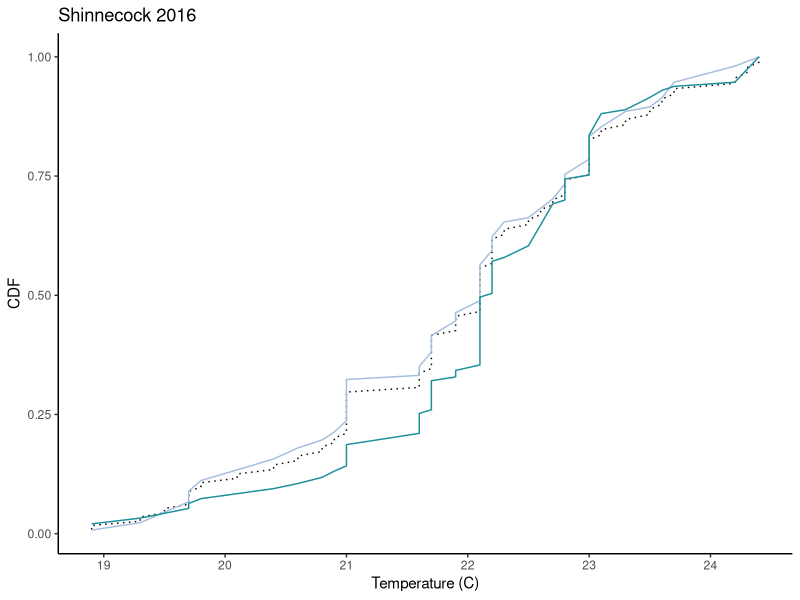
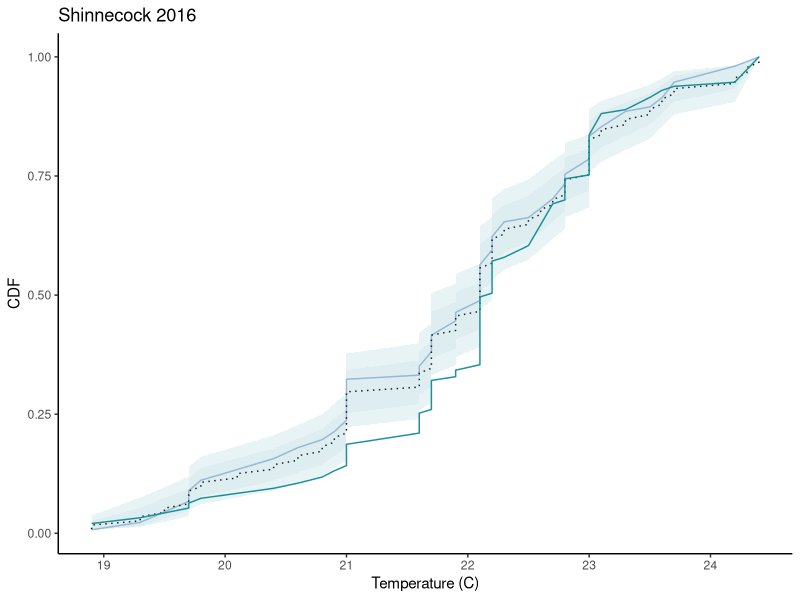
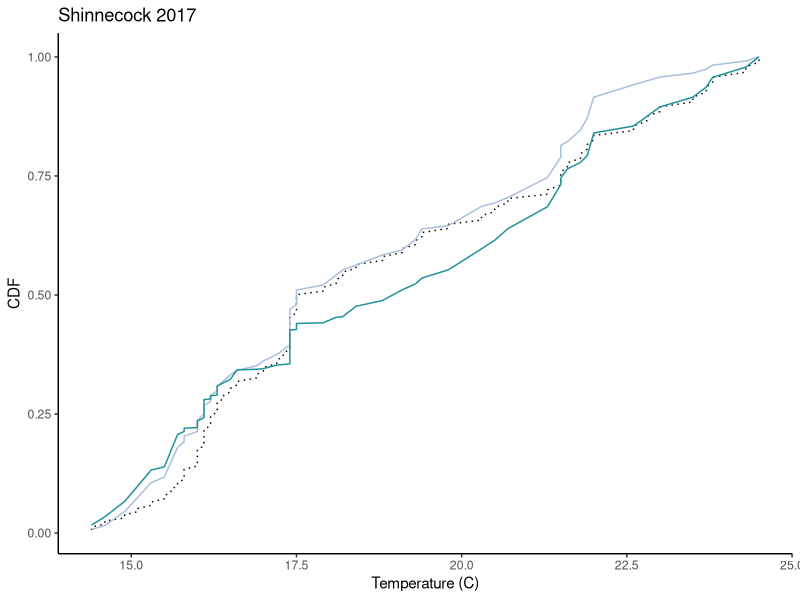
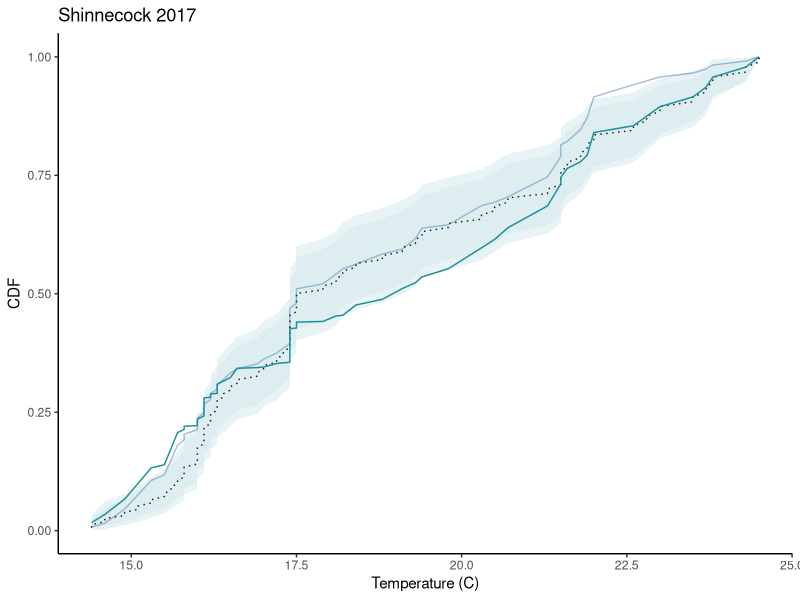
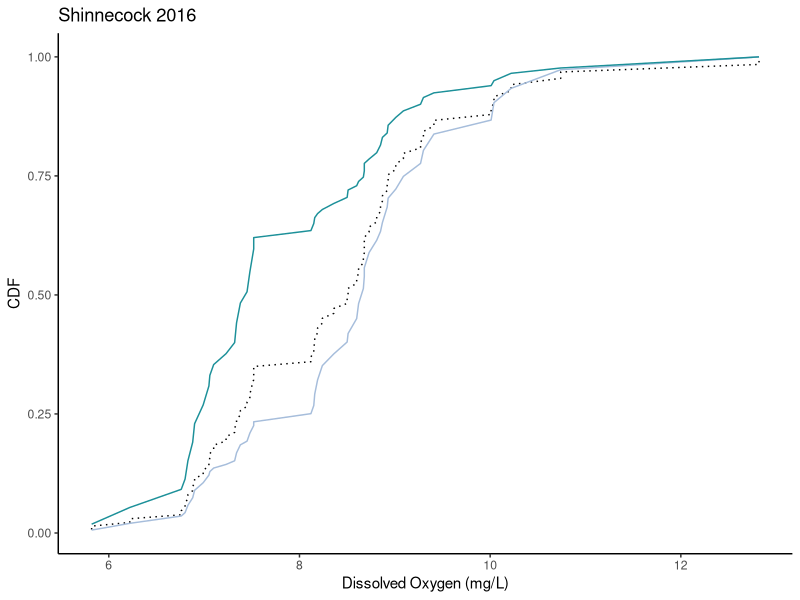
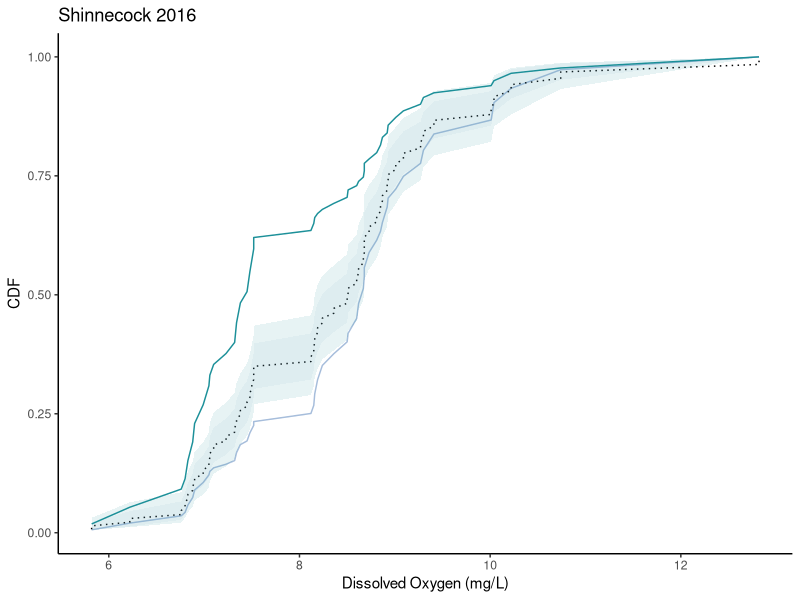
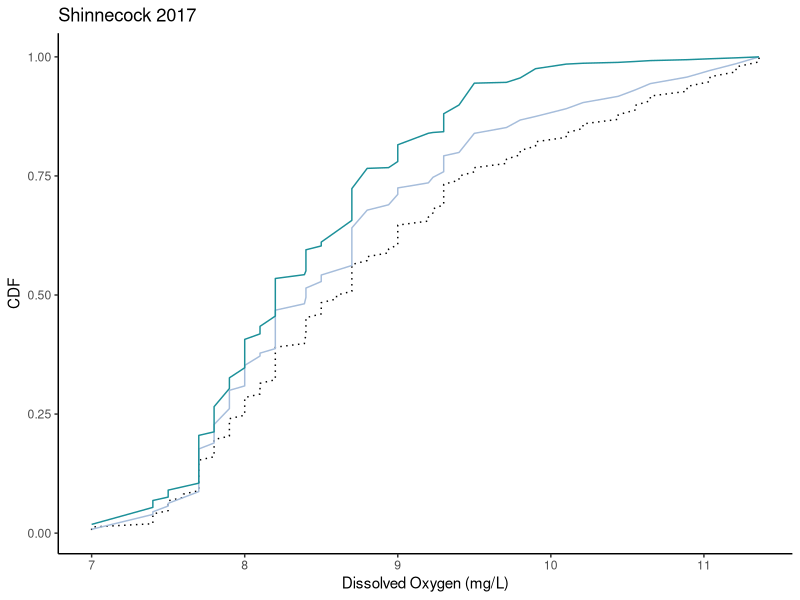
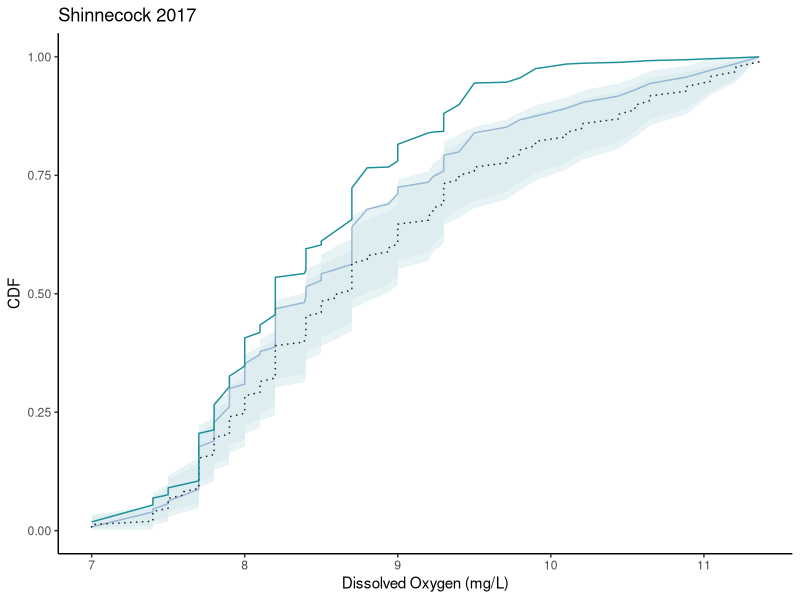

Source code (R) for these figures, in order:
## ---- chunk 1
knitr::opts_chunk$set(echo = FALSE, warning=FALSE, cache=TRUE)
## ---- chunk 2
setwd("/Users//tdolan/Documents//R-Github//WFFieldSurveyPaper")

library("tidyr")
library("ggplot2")
library("plyr")
library("purrr")
library("dplyr")
## ---- chunk 3
#somedata3<-read.csv("somedata3_Mar-4-2020.csv", na.strings="", header=TRUE) %>% filter(!is.na(Temp))
somedata3 <-read.csv("skcompiled4gams2.csv", na.strings="", header=TRUE) 
## ---- chunk 4
SomeData <-somedata3 %>% dplyr::select(-minl, -maxl, -sdl, -distswept, -Tow, -Towindex) %>% mutate(Pres =ifelse(cpT > 0,1,0))%>%
  unite(BayYear,Bay,Year, remove=FALSE)%>% base::split(.$Bay)
Bay <-SomeData$`Shinnecock` # Just change out the bay you are looking at. 

total.area <- 1.61*1000 #for Shinnecock
       #   <- 1.49*1000 #for Moriches
       #   <- 2.24*1000 #for Jamaica
       #   <- 1.98*1000 #for Napeague
       #   <- 0.52*1000 #for Cold Spring Pond
## ---- chunk 5
SomeData1617 <-somedata3 %>% dplyr::select(-minl, -maxl, -sdl, -distswept, -Towindex, -cpue, -efoff, -Bottom.type, -NumKept) %>% mutate(Pres =ifelse(cpT > 0,1,0))%>%
  unite(BayYear,Bay,Year, remove=FALSE) %>% filter(Bay =="Shinnecock")%>% filter(Year %in% c("2016","2017"))

allsco <-read.csv("allscoJune30.csv", na.strings="", header=TRUE) 

allsco <-left_join(allsco, SomeData1617, by=c("Bay","Date","Year")) %>% dplyr::select(-X.y, -NumCaught, -rcpT, -X.x, -X.1, -avl)

splitco <-allsco%>%
  split(list(.$Year,.$co)) 

shi16_e <-plyr::ddply(splitco$`2016.1`, Week~Date~Station, summarize, coCatch =sum(value),Date=max(Date), Temp=max(Temp), SAL=max(SAL), DO=max(DO.mg.L), Depth=max(AvDepth)) %>%mutate(Week=as.numeric(as.character(Week)), co="1") %>% 
  mutate(starred=ifelse(Week %in% c(5,6,7,8,9),"star","nostar"),Date=as.Date(Date)) 

shi16_l <-plyr::ddply(splitco$`2016.2`, Week~Date~Station, summarize, coCatch =sum(value),Date=max(Date),Temp=max(Temp), SAL=max(SAL), DO=max(DO.mg.L), Depth=max(AvDepth)) %>%mutate(Week=as.numeric(as.character(Week)), co="2")%>% 
mutate(starred=ifelse(Week %in% c(5,6,7,8,9),"star","nostar"),Date=as.Date(Date))

shi17_e <-plyr::ddply(splitco$`2017.1`,  Week~Date~Station, summarize, coCatch =sum(value),Date=max(Date),Temp=max(Temp), SAL=max(SAL), DO=max(DO.mg.L), Depth=max(AvDepth)) %>%mutate(Week=as.numeric(as.character(Week)), co="1")%>% 
mutate(starred=ifelse(Week %in% c(1,2,3,4,5,6),"star","nostar"),Date=as.Date(Date))

shi17_l <-plyr::ddply(splitco$`2017.2`,Week~Date~Station, summarize, coCatch =sum(value),Date=max(Date),Temp=max(Temp), SAL=max(SAL), DO=max(DO.mg.L), Depth=max(AvDepth)) %>%mutate(Week=as.numeric(as.character(Week)), co="2")%>%
  mutate(starred=ifelse(Week %in% c(1,2,3,4,5,6),"star","nostar"),Date=as.Date(Date))

shin16co <-bind_rows(shi16_e, shi16_l) %>%filter(starred=="star") %>% mutate(Pres=ifelse(coCatch > 0,1,0))
shin17co <-bind_rows(shi17_e, shi17_l) %>%filter(starred=="star")%>% mutate(Pres=ifelse(coCatch >0,1,0))

## ---- chunk 6
co16_1Temp <- filter(shi16_e, !is.na(Temp) & starred=="star") %>% arrange(Temp)%>% mutate(Pres=ifelse(coCatch > 0,1,0))
co16_2Temp <- filter(shi16_l, !is.na(Temp) & starred=="star") %>% arrange(Temp)%>% mutate(Pres=ifelse(coCatch > 0,1,0))

#AVAILABLE HABITAT: should be for both cohorts!!!
shin16coTemp <-filter(shin16co, !is.na(Temp) & starred=="star")%>% arrange(Temp)
SurveyCDF = cumsum(shin16coTemp$Temp)
SUMTemp<-sum(shin16coTemp$Temp)
shin16coTemp <- mutate(shin16coTemp, SurveyCDFFinal=SurveyCDF/SUMTemp)  #this is the AVAILABLE HABITAT over ALL YEARS in Shinnecock

#OCCUPIED HABITAT: cohort 1
Temp <- co16_1Temp$Temp
yh=sum(co16_1Temp$coCatch)
ybar_strata=mean(co16_1Temp$coCatch) 
#create and plot CDF for occupied habitat
co16_1Temp <-mutate(co16_1Temp, OccupiedTemp =(coCatch/ybar_strata)*as.numeric(Pres)*Temp)%>% 
  mutate(OccupiedCDF =cumsum(OccupiedTemp))
SUMOccTemp <-sum(co16_1Temp$OccupiedTemp)
co16_1Temp <-mutate(co16_1Temp, OccCDF_final = OccupiedCDF/SUMOccTemp)

#OCCUPIED HABITAT: cohort 2
Temp <- co16_2Temp$Temp
yh=sum(co16_2Temp$coCatch)
ybar_strata=mean(co16_2Temp$coCatch) 
#create and plot CDF for occupied habitat
co16_2Temp <-mutate(co16_2Temp, OccupiedTemp =(coCatch/ybar_strata)*as.numeric(Pres)*Temp)%>% 
  mutate(OccupiedCDF =cumsum(OccupiedTemp))
SUMOccTemp <-sum(co16_2Temp$OccupiedTemp)
co16_2Temp <-mutate(co16_2Temp, OccCDF_final = OccupiedCDF/SUMOccTemp)

#plot occupied, available, both cohorts
a <-  ggplot(shin16coTemp, aes(x=Temp, y=SurveyCDFFinal))
a+geom_line(linetype="dotted")+
  geom_line(aes(x=Temp, y=OccCDF_final), color="#a6bddb", data=co16_1Temp)+
  geom_line(aes(x=Temp, y=OccCDF_final), color="#1c9099", data=co16_2Temp)+
  ylab("CDF")+xlab("Temperature (C)")+ggtitle("Shinnecock 2016")+
  theme_classic()
#ggsave("cohortcdfs16_OccvAVTemp.png", path="/Users/tdolan/documents/WF SK PROJ/Survey data/Field Survey Paper/final figures")
#dev.off()

## ---- chunk 7

#TEST STATISTIC: DISTANCE BETWEEN COHORTS
Dist_test<-abs(co16_1Temp$OccCDF_final-co16_2Temp$OccCDF_final)
Test.statistic<-max(Dist_test)
Test.statistic

#BOOTSTRAPPING TEST STATISTIC AND CONFIDENCE INTERVALS
###Bootstrapping occupied CPUE to create new CDFS
DistBoot<-abs(co16_1Temp$OccCDF_final-co16_2Temp$OccCDF_final)#if not defined prior to running loop,
TS.Boot<-max(DistBoot)  
#defining variables
catch1 <-co16_1Temp$coCatch #total catch in that TOW
catch2 <-co16_2Temp$coCatch #total catch in that TOW
ybar1 <-mean(catch1)
ybar2 <-mean(catch2)
Pres1 <-co16_1Temp$Pres #Presence absence for that TOW
Pres2 <-co16_2Temp$Pres
Temp1 <-co16_1Temp$Temp
Temp2 <-co16_2Temp$Temp

# THE BOOT LOOP
set.seed(1234)
results<-c()
boot.store1 <-vector("list",length(10000))
boot.store2 <-vector("list",length(10000))
for(i in 1:10000) {  
  #Cohort 1
  BootSampler1<-sample(catch1, length(catch1),replace=FALSE)  #catch cohort 1
  TempBoot1<-(BootSampler1/ybar1)*(as.numeric(Pres1))*Temp1 
  CDFBoot1<-cumsum(TempBoot1)
  SUMBoot1<-sum(TempBoot1)
  CDFFinalBoot1<-CDFBoot1/SUMBoot1
  boot.store1[[i]]<-CDFFinalBoot1
  #Cohort 2
  BootSampler2<-sample(catch2, length(catch2),replace=FALSE)  #catch cohort 1
  TempBoot2<-(BootSampler2/ybar2)*(as.numeric(Pres2))*Temp2 
  CDFBoot2<-cumsum(TempBoot2)
  SUMBoot2<-sum(TempBoot2)
  CDFFinalBoot2<-CDFBoot2/SUMBoot2
  boot.store2[[i]]<-CDFFinalBoot2
  #Test statistic
  DistBoot<-abs(CDFFinalBoot1-CDFFinalBoot2) #absolute value from bootstrapped and observed
  results[i]<-max(DistBoot) #store them here
  }
summary(results)

#SIGNIFICANCE TEST RESULT
sum(abs(results>abs(Test.statistic))/10000) ## See how many of the values in 'result'are more extreme than the observed value

#EXTRACT BOOTS FOR CI
#Cohort1
b.store1 <- transpose(boot.store1)  
lcis1 <-c()
ucis1 <-c()
meanboot1<-c()
for(i in 1:length(b.store1)) { 
  bvec1 <-unlist(b.store1[i])
  lcis1[i]<-quantile(bvec1,0.025)
  ucis1[i]<-quantile(bvec1,0.975)
  meanboot1[i]<-mean(bvec1)
}
b.store2 <- transpose(boot.store2)  
lcis2 <-c()
ucis2 <-c()
meanboot2<-c()
for(i in 1:length(b.store2)) { 
  bvec2 <-unlist(b.store2[i])
  lcis2[i]<-quantile(bvec2,0.025)
  ucis2[i]<-quantile(bvec2,0.975)
  meanboot2[i]<-mean(bvec2)
}

#plot occupied, available, both cohorts
a <-  ggplot()
 a+geom_line(aes(x=Temp, y=OccCDF_final), color="#a6bddb", data=co16_1Temp)+
   geom_line(aes(x=Temp, y=SurveyCDFFinal),linetype="dotted", data=shin16coTemp)+
  #geom_line(aes(x=Temp,y=meanboot1),linetype=3, color="#748499")+ # bootstrapped mean
  geom_ribbon(aes(x=Temp,ymin=lcis1,ymax=ucis1),fill="#a6bddb",alpha=0.1)+ #bootstrapped CI
  geom_line(aes(x=Temp, y=OccCDF_final), color="#1c9099", data=co16_2Temp)+
  geom_ribbon(aes(x=Temp,ymin=lcis2,ymax=ucis2),fill="#1c9099",alpha=0.1)+ #bootstrapped CI
  #geom_line(aes(x=Temp,y=meanboot2),linetype=3, color="#1c9099")+ # bootstrapped mean
  ylab("CDF")+xlab("Temperature (C)")+ggtitle("Shinnecock 2016")+
  theme_classic()
#ggsave("cohortcdfs16_OccvAVTempCI.png", path="/Users/tdolan/documents/WF SK PROJ/Survey data/Field Survey Paper/final figures")
#dev.off()
#save for later

## ---- chunk 8
co17_1Temp <- filter(shi17_e, !is.na(Temp) & starred=="star") %>% arrange(Temp)%>% mutate(Pres=ifelse(coCatch > 0,1,0))
co17_2Temp <- filter(shi17_l, !is.na(Temp) & starred=="star") %>% arrange(Temp)%>% mutate(Pres=ifelse(coCatch > 0,1,0))

#AVAILABLE HABITAT: should be for both cohorts!!!
shin17coTemp <-filter(shin17co, !is.na(Temp)& starred=="star")%>% arrange(Temp)
SurveyCDF = cumsum(shin17coTemp$Temp)
SUMTemp<-sum(shin17coTemp$Temp)
shin17coTemp <- mutate(shin17coTemp, SurveyCDFFinal=SurveyCDF/SUMTemp)  #this is the AVAILABLE HABITAT over ALL YEARS in Shinnecock

#OCCUPIED HABITAT: cohort 1
Temp <- co17_1Temp$Temp
yh=sum(co17_1Temp$coCatch)
ybar_strata=mean(co17_1Temp$coCatch) 
#create and plot CDF for occupied habitat
co17_1Temp <-mutate(co17_1Temp, OccupiedTemp =(coCatch/ybar_strata)*as.numeric(Pres)*Temp)%>% 
  mutate(OccupiedCDF =cumsum(OccupiedTemp))
SUMOccTemp <-sum(co17_1Temp$OccupiedTemp)
co17_1Temp <-mutate(co17_1Temp, OccCDF_final = OccupiedCDF/SUMOccTemp)

#OCCUPIED HABITAT: cohort 2
Temp <- co17_2Temp$Temp
yh=sum(co17_2Temp$coCatch)
ybar_strata=mean(co17_2Temp$coCatch) 
#create and plot CDF for occupied habitat
co17_2Temp <-mutate(co17_2Temp, OccupiedTemp =(coCatch/ybar_strata)*as.numeric(Pres)*Temp)%>% 
  mutate(OccupiedCDF =cumsum(OccupiedTemp))
SUMOccTemp <-sum(co17_2Temp$OccupiedTemp)
co17_2Temp <-mutate(co17_2Temp, OccCDF_final = OccupiedCDF/SUMOccTemp)

#plot occupied, available, both cohorts
a <-  ggplot(shin17coTemp, aes(x=Temp, y=SurveyCDFFinal))
a+geom_line(linetype="dotted")+
  geom_line(aes(x=Temp, y=OccCDF_final), color="#a6bddb", data=co17_1Temp)+
  geom_line(aes(x=Temp, y=OccCDF_final), color="#1c9099", data=co17_2Temp)+
  ylab("CDF")+xlab("Temperature (C)")+ggtitle("Shinnecock 2017")+
  theme_classic()
#ggsave("cohortcdfs17_OccvAVTemp.png", path="/Users/tdolan/documents/WF SK PROJ/Survey data/Field Survey Paper/final figures")
#dev.off()
## ---- chunk 9

#TEST STATISTIC: DISTANCE BETWEEN COHORTS
Dist_test<-abs(co17_1Temp$OccCDF_final-co17_2Temp$OccCDF_final)
Test.statistic<-max(Dist_test)
Test.statistic

#BOOTSTRAPPING TEST STATISTIC AND CONFIDENCE INTERVALS
###Bootstrapping occupied CPUE to create new CDFS
DistBoot<-abs(co17_1Temp$OccCDF_final-co17_2Temp$OccCDF_final)#if not defined prior to running loop,
TS.Boot<-max(DistBoot)  
#defining variables
catch1 <-co17_1Temp$coCatch #total catch in that TOW
catch2 <-co17_2Temp$coCatch #total catch in that TOW
ybar1 <-mean(catch1)
ybar2 <-mean(catch2)
Pres1 <-co17_1Temp$Pres #Presence absence for that TOW
Pres2 <-co17_2Temp$Pres
Temp1 <-co17_1Temp$Temp
Temp2 <-co17_2Temp$Temp

# THE BOOT LOOP
set.seed(1234)
results<-c()
boot.store1 <-vector("list",length(10000))
boot.store2 <-vector("list",length(10000))
for(i in 1:10000) {  
  #Cohort 1
  BootSampler1<-sample(catch1, length(catch1),replace=FALSE)  #catch cohort 1
  TempBoot1<-(BootSampler1/ybar1)*(as.numeric(Pres1))*Temp1 
  CDFBoot1<-cumsum(TempBoot1)
  SUMBoot1<-sum(TempBoot1)
  CDFFinalBoot1<-CDFBoot1/SUMBoot1
  boot.store1[[i]]<-CDFFinalBoot1
  #Cohort 2
  BootSampler2<-sample(catch2, length(catch2),replace=FALSE)  #catch cohort 1
  TempBoot2<-(BootSampler2/ybar2)*(as.numeric(Pres2))*Temp2 
  CDFBoot2<-cumsum(TempBoot2)
  SUMBoot2<-sum(TempBoot2)
  CDFFinalBoot2<-CDFBoot2/SUMBoot2
  boot.store2[[i]]<-CDFFinalBoot2
  #Test statistic
  DistBoot<-abs(CDFFinalBoot1-CDFFinalBoot2) #absolute value from bootstrapped and observed
  results[i]<-max(DistBoot) #store them here
  }
summary(results)

#SIGNIFICANCE TEST RESULT
sum(abs(results>abs(Test.statistic))/10000) ## See how many of the values in 'result'are more extreme than the observed value

#EXTRACT BOOTS FOR CI
#Cohort1
b.store1 <- transpose(boot.store1)  
lcis1 <-c()
ucis1 <-c()
meanboot1<-c()
for(i in 1:length(b.store1)) { 
  bvec1 <-unlist(b.store1[i])
  lcis1[i]<-quantile(bvec1,0.025)
  ucis1[i]<-quantile(bvec1,0.975)
  meanboot1[i]<-mean(bvec1)
}
b.store2 <- transpose(boot.store2)  
lcis2 <-c()
ucis2 <-c()
meanboot2<-c()
for(i in 1:length(b.store2)) { 
  bvec2 <-unlist(b.store2[i])
  lcis2[i]<-quantile(bvec2,0.025)
  ucis2[i]<-quantile(bvec2,0.975)
  meanboot2[i]<-mean(bvec2)
}

#plot occupied, available, both cohorts
a <-  ggplot()
 a+geom_line(aes(x=Temp, y=OccCDF_final), color="#a6bddb", data=co17_1Temp)+
    geom_line(aes(x=Temp, y=SurveyCDFFinal),linetype="dotted", data=shin17coTemp)+
  #geom_line(aes(x=Temp,y=meanboot1),linetype=3, color="#748499")+ # bootstrapped mean
  geom_ribbon(aes(x=Temp,ymin=lcis1,ymax=ucis1),fill="#a6bddb",alpha=0.1)+ #bootstrapped CI
  geom_line(aes(x=Temp, y=OccCDF_final), color="#1c9099", data=co17_2Temp)+
  geom_ribbon(aes(x=Temp,ymin=lcis2,ymax=ucis2),fill="#1c9099",alpha=0.1)+ #bootstrapped CI
  #geom_line(aes(x=Temp,y=meanboot2),linetype=3, color="#1c9099")+ # bootstrapped mean
  ylab("CDF")+xlab("Temperature (C)")+ggtitle("Shinnecock 2017")+
  theme_classic()
#ggsave("cohortcdfs17_OccvAVTempCI.png", path="/Users/tdolan/documents/WF SK PROJ/Survey data/Field Survey Paper/final figures")
#dev.off()

## ---- chunk 10
#Calculating Quantiles

#FUNCTION TO EXTRACT PERCENTILES OF OCCUPIED HABITAT
percentile.func <-function(df){
df <- mutate(df, BTcolumn=round(Temp,digits=1),OccCDFcolumn=round(OccCDF_final,digits=2)) 
  
OccPer.5 <-(df[df$OccCDFcolumn=='0.05','BTcolumn']) #not interpolated version 
OccPer.50 <-(df[df$OccCDFcolumn=='0.5','BTcolumn'])
OccPer.95 <-(df[df$OccCDFcolumn=='0.95','BTcolumn'])
not.interpolated <-list(OccPer.5,OccPer.50,OccPer.95)
  #occ.ni <- rapply(not.interpolated, mean)
#interpolated version 
TabSurveyApprox<-approx(df$BTcolumn,df$OccCDFcolumn, n=20000)  
TabSurveyApproxBT<-round(TabSurveyApprox$x,digits=3)        
TabSurveyApproxSurveyOccCDF<-round(TabSurveyApprox$y,digits=3)   
OccTabSurveyAp<-data.frame(cbind(TabSurveyApproxBT,TabSurveyApproxSurveyOccCDF))   
OccPer.5.ap <-(OccTabSurveyAp[OccTabSurveyAp$TabSurveyApproxSurveyOccCDF=='0.05','TabSurveyApproxBT'])  #(INTERPOLATED)
OccPer.50.ap <-(OccTabSurveyAp[OccTabSurveyAp$TabSurveyApproxSurveyOccCDF=='0.5','TabSurveyApproxBT'])
OccPer.95.ap <-(OccTabSurveyAp[OccTabSurveyAp$TabSurveyApproxSurveyOccCDF=='0.95','TabSurveyApproxBT'])
interpolated <-list(OccPer.5.ap,OccPer.50.ap,OccPer.95.ap)
occ.i <-rapply(interpolated, mean)
#out <-list(not.interpolated, occ.i)
occ.i
}
## ---- chunk 11
allcotemp <-bind_rows(co16_1Temp,co16_2Temp,co17_1Temp,co17_2Temp) 
allcotemp <-separate(allcotemp, Date,c("Year","m","d"), sep="-", remove=FALSE)
split.percent <-allcotemp %>% split(list(.$Year,.$co))%>% map_dfr(percentile.func) #map it

split.percent
## ---- chunk 12

co16_1DO <- filter(shi16_e, !is.na(DO) & DO > 0 & DO < 20 & starred=="star") %>% arrange(DO)%>% mutate(Pres=ifelse(coCatch > 0,1,0))
co16_2DO <- filter(shi16_l, !is.na(DO) & DO > 0 & DO < 20 & starred=="star") %>% arrange(DO)%>% mutate(Pres=ifelse(coCatch > 0,1,0))

#AVAILABLE HABITAT: should be for both cohorts!!!
shin16coDO <-filter(shin16co, !is.na(DO)& DO > 0 & DO < 20 & starred=="star")%>% arrange(DO)
SurveyCDF = cumsum(shin16coDO$DO)
SUMDO<-sum(shin16coDO$DO)
shin16coDO <- mutate(shin16coDO, SurveyCDFFinal=SurveyCDF/SUMDO)  #this is the AVAILABLE HABITAT over ALL YEARS in Shinnecock

#OCCUPIED HABITAT: cohort 1
DO <- co16_1DO$DO
yh=sum(co16_1DO$coCatch)
ybar_strata=mean(co16_1DO$coCatch) 
#create and plot CDF for occupied habitat
co16_1DO <-mutate(co16_1DO, OccupiedDO =(coCatch/ybar_strata)*as.numeric(Pres)*DO)%>% 
  mutate(OccupiedCDF =cumsum(OccupiedDO))
SUMOccDO <-sum(co16_1DO$OccupiedDO)
co16_1DO <-mutate(co16_1DO, OccCDF_final = OccupiedCDF/SUMOccDO)

#OCCUPIED HABITAT: cohort 2
DO <- co16_2DO$DO
yh=sum(co16_2DO$coCatch)
ybar_strata=mean(co16_2DO$coCatch) 
#create and plot CDF for occupied habitat
co16_2DO <-mutate(co16_2DO, OccupiedDO =(coCatch/ybar_strata)*as.numeric(Pres)*DO)%>% 
  mutate(OccupiedCDF =cumsum(OccupiedDO))
SUMOccDO <-sum(co16_2DO$OccupiedDO)
co16_2DO <-mutate(co16_2DO, OccCDF_final = OccupiedCDF/SUMOccDO)

#plot occupied, available, both cohorts
a <-  ggplot(shin16coDO, aes(x=DO, y=SurveyCDFFinal))
a+geom_line(linetype="dotted")+
  geom_line(aes(x=DO, y=OccCDF_final), color="#a6bddb", data=co16_1DO)+
  geom_line(aes(x=DO, y=OccCDF_final), color="#1c9099", data=co16_2DO)+
  ylab("CDF")+xlab("Dissolved Oxygen (mg/L)")+ggtitle("Shinnecock 2016")+
  theme_classic()
#ggsave("cohortcdfs16_OccvAVDO.png", path="/Users/tdolan/documents/WF SK PROJ/Survey data/Field Survey Paper/final figures")
#dev.off()

## ---- chunk 13

#TEST STATISTIC: DISTANCE BETWEEN COHORTS
Dist_test<-abs(co16_1DO$OccCDF_final-co16_2DO$OccCDF_final)
Test.statistic<-max(Dist_test)
Test.statistic

#BOOTSTRAPPING TEST STATISTIC AND CONFIDENCE INTERVALS
###Bootstrapping occupied CPUE to create new CDFS
DistBoot<-abs(co16_1DO$OccCDF_final-co16_2DO$OccCDF_final)#if not defined prior to running loop,
TS.Boot<-max(DistBoot)  
#defining variables
catch1 <-co16_1DO$coCatch #total catch in that TOW
catch2 <-co16_2DO$coCatch #total catch in that TOW
ybar1 <-mean(catch1)
ybar2 <-mean(catch2)
Pres1 <-co16_1DO$Pres #Presence absence for that TOW
Pres2 <-co16_2DO$Pres
DO1 <-co16_1DO$DO
DO2 <-co16_2DO$DO

# THE BOOT LOOP
set.seed(1234)
results<-c()
boot.store1 <-vector("list",length(10000))
boot.store2 <-vector("list",length(10000))
for(i in 1:10000) {  
  #Cohort 1
  BootSampler1<-sample(catch1, length(catch1),replace=FALSE)  #catch cohort 1
  DOBoot1<-(BootSampler1/ybar1)*(as.numeric(Pres1))*DO1 
  CDFBoot1<-cumsum(DOBoot1)
  SUMBoot1<-sum(DOBoot1)
  CDFFinalBoot1<-CDFBoot1/SUMBoot1
  boot.store1[[i]]<-CDFFinalBoot1
  #Cohort 2
  BootSampler2<-sample(catch2, length(catch2),replace=FALSE)  #catch cohort 1
  DOBoot2<-(BootSampler2/ybar2)*(as.numeric(Pres2))*DO2 
  CDFBoot2<-cumsum(DOBoot2)
  SUMBoot2<-sum(DOBoot2)
  CDFFinalBoot2<-CDFBoot2/SUMBoot2
  boot.store2[[i]]<-CDFFinalBoot2
  #Test statistic
  DistBoot<-abs(CDFFinalBoot1-CDFFinalBoot2) #absolute value from bootstrapped and observed
  results[i]<-max(DistBoot) #store them here
  }
summary(results)

#SIGNIFICANCE TEST RESULT
sum(abs(results>abs(Test.statistic))/10000) ## See how many of the values in 'result'are more extreme than the observed value

#EXTRACT BOOTS FOR CI
#Cohort1
b.store1 <- transpose(boot.store1)  
lcis1 <-c()
ucis1 <-c()
meanboot1<-c()
for(i in 1:length(b.store1)) { 
  bvec1 <-unlist(b.store1[i])
  lcis1[i]<-quantile(bvec1,0.025)
  ucis1[i]<-quantile(bvec1,0.975)
  meanboot1[i]<-mean(bvec1)
}
b.store2 <- transpose(boot.store2)  
lcis2 <-c()
ucis2 <-c()
meanboot2<-c()
for(i in 1:length(b.store2)) { 
  bvec2 <-unlist(b.store2[i])
  lcis2[i]<-quantile(bvec2,0.025)
  ucis2[i]<-quantile(bvec2,0.975)
  meanboot2[i]<-mean(bvec2)
}

#plot occupied, available, both cohorts
a <-  ggplot()
 a+geom_line(aes(x=DO, y=OccCDF_final), color="#a6bddb", data=co16_1DO)+
   geom_line(aes(x=DO, y=SurveyCDFFinal),linetype="dotted", data=shin16coDO)+
  #geom_line(aes(x=DO,y=meanboot1),linetype=3, color="#748499")+ # bootstrapped mean
  geom_ribbon(aes(x=DO,ymin=lcis1,ymax=ucis1),fill="#a6bddb",alpha=0.1)+ #bootstrapped CI
  geom_line(aes(x=DO, y=OccCDF_final), color="#1c9099", data=co16_2DO)+
  geom_ribbon(aes(x=DO,ymin=lcis2,ymax=ucis2),fill="#1c9099",alpha=0.1)+ #bootstrapped CI
  #geom_line(aes(x=DO,y=meanboot2),linetype=3, color="#1c9099")+ # bootstrapped mean
  ylab("CDF")+xlab("Dissolved Oxygen (mg/L)")+ggtitle("Shinnecock 2016")+
  theme_classic()
#ggsave("cohortcdfs16_OccvAVDOCI.png", path="/Users/tdolan/documents/WF SK PROJ/Survey data/Field Survey Paper/final figures")
#dev.off()
#save for later

## ---- chunk 14
co17_1DO <- filter(shi17_e, !is.na(DO) & starred=="star") %>% arrange(DO)%>% mutate(Pres=ifelse(coCatch > 0,1,0))
co17_2DO <- filter(shi17_l, !is.na(DO) & starred=="star") %>% arrange(DO)%>% mutate(Pres=ifelse(coCatch > 0,1,0))

#AVAILABLE HABITAT: should be for both cohorts!!!
shin17coDO <-filter(shin17co, !is.na(DO)& starred=="star")%>% arrange(DO)
SurveyCDF = cumsum(shin17coDO$DO)
SUMDO<-sum(shin17coDO$DO)
shin17coDO <- mutate(shin17coDO, SurveyCDFFinal=SurveyCDF/SUMDO)  #this is the AVAILABLE HABITAT over ALL YEARS in Shinnecock

#OCCUPIED HABITAT: cohort 1
DO <- co17_1DO$DO
yh=sum(co17_1DO$coCatch)
ybar_strata=mean(co17_1DO$coCatch) 
#create and plot CDF for occupied habitat
co17_1DO <-mutate(co17_1DO, OccupiedDO =(coCatch/ybar_strata)*as.numeric(Pres)*DO)%>% 
  mutate(OccupiedCDF =cumsum(OccupiedDO))
SUMOccDO <-sum(co17_1DO$OccupiedDO)
co17_1DO <-mutate(co17_1DO, OccCDF_final = OccupiedCDF/SUMOccDO)

#OCCUPIED HABITAT: cohort 2
DO <- co17_2DO$DO
yh=sum(co17_2DO$coCatch)
ybar_strata=mean(co17_2DO$coCatch) 
#create and plot CDF for occupied habitat
co17_2DO <-mutate(co17_2DO, OccupiedDO =(coCatch/ybar_strata)*as.numeric(Pres)*DO)%>% 
  mutate(OccupiedCDF =cumsum(OccupiedDO))
SUMOccDO <-sum(co17_2DO$OccupiedDO)
co17_2DO <-mutate(co17_2DO, OccCDF_final = OccupiedCDF/SUMOccDO)

#plot occupied, available, both cohorts
a <-  ggplot(shin17coDO, aes(x=DO, y=SurveyCDFFinal))
a+geom_line(linetype="dotted")+
  geom_line(aes(x=DO, y=OccCDF_final), color="#a6bddb", data=co17_1DO)+
  geom_line(aes(x=DO, y=OccCDF_final), color="#1c9099", data=co17_2DO)+
  ylab("CDF")+xlab("Dissolved Oxygen (mg/L)")+ggtitle("Shinnecock 2017")+
  theme_classic()
#ggsave("cohortcdfs17_OccvAVDO.png", path="/Users/tdolan/documents/WF SK PROJ/Survey data/Field Survey Paper/final figures")
#dev.off()
## ---- chunk 15

#TEST STATISTIC: DISTANCE BETWEEN COHORTS
Dist_test<-abs(co17_1DO$OccCDF_final-co17_2DO$OccCDF_final)
Test.statistic<-max(Dist_test)
Test.statistic

#BOOTSTRAPPING TEST STATISTIC AND CONFIDENCE INTERVALS
###Bootstrapping occupied CPUE to create new CDFS
DistBoot<-abs(co17_1DO$OccCDF_final-co17_2DO$OccCDF_final)#if not defined prior to running loop,
TS.Boot<-max(DistBoot)  
#defining variables
catch1 <-co17_1DO$coCatch #total catch in that TOW
catch2 <-co17_2DO$coCatch #total catch in that TOW
ybar1 <-mean(catch1)
ybar2 <-mean(catch2)
Pres1 <-co17_1DO$Pres #Presence absence for that TOW
Pres2 <-co17_2DO$Pres
DO1 <-co17_1DO$DO
DO2 <-co17_2DO$DO

# THE BOOT LOOP
set.seed(1234)
results<-c()
boot.store1 <-vector("list",length(10000))
boot.store2 <-vector("list",length(10000))
for(i in 1:10000) {  
  #Cohort 1
  BootSampler1<-sample(catch1, length(catch1),replace=FALSE)  #catch cohort 1
  DOBoot1<-(BootSampler1/ybar1)*(as.numeric(Pres1))*DO1 
  CDFBoot1<-cumsum(DOBoot1)
  SUMBoot1<-sum(DOBoot1)
  CDFFinalBoot1<-CDFBoot1/SUMBoot1
  boot.store1[[i]]<-CDFFinalBoot1
  #Cohort 2
  BootSampler2<-sample(catch2, length(catch2),replace=FALSE)  #catch cohort 1
  DOBoot2<-(BootSampler2/ybar2)*(as.numeric(Pres2))*DO2 
  CDFBoot2<-cumsum(DOBoot2)
  SUMBoot2<-sum(DOBoot2)
  CDFFinalBoot2<-CDFBoot2/SUMBoot2
  boot.store2[[i]]<-CDFFinalBoot2
  #Test statistic
  DistBoot<-abs(CDFFinalBoot1-CDFFinalBoot2) #absolute value from bootstrapped and observed
  results[i]<-max(DistBoot) #store them here
  }
summary(results)

#SIGNIFICANCE TEST RESULT
sum(abs(results>abs(Test.statistic))/10000) ## See how many of the values in 'result'are more extreme than the observed value

#EXTRACT BOOTS FOR CI
#Cohort1
b.store1 <- transpose(boot.store1)  
lcis1 <-c()
ucis1 <-c()
meanboot1<-c()
for(i in 1:length(b.store1)) { 
  bvec1 <-unlist(b.store1[i])
  lcis1[i]<-quantile(bvec1,0.025)
  ucis1[i]<-quantile(bvec1,0.975)
  meanboot1[i]<-mean(bvec1)
}
b.store2 <- transpose(boot.store2)  
lcis2 <-c()
ucis2 <-c()
meanboot2<-c()
for(i in 1:length(b.store2)) { 
  bvec2 <-unlist(b.store2[i])
  lcis2[i]<-quantile(bvec2,0.025)
  ucis2[i]<-quantile(bvec2,0.975)
  meanboot2[i]<-mean(bvec2)
}

#plot occupied, available, both cohorts
a <-  ggplot()
 a+geom_line(aes(x=DO, y=OccCDF_final), color="#a6bddb", data=co17_1DO)+
    geom_line(aes(x=DO, y=SurveyCDFFinal),linetype="dotted", data=shin17coDO)+
  #geom_line(aes(x=DO,y=meanboot1),linetype=3, color="#748499")+ # bootstrapped mean
  geom_ribbon(aes(x=DO,ymin=lcis1,ymax=ucis1),fill="#a6bddb",alpha=0.1)+ #bootstrapped CI
  geom_line(aes(x=DO, y=OccCDF_final), color="#1c9099", data=co17_2DO)+
  geom_ribbon(aes(x=DO,ymin=lcis2,ymax=ucis2),fill="#1c9099",alpha=0.1)+ #bootstrapped CI
  #geom_line(aes(x=DO,y=meanboot2),linetype=3, color="#1c9099")+ # bootstrapped mean
  ylab("CDF")+xlab("Dissolved Oxygen (mg/L)")+ggtitle("Shinnecock 2017")+
  theme_classic()
#ggsave("cohortcdfs17_OccvAVDOCI.png", path="/Users/tdolan/documents/WF SK PROJ/Survey data/Field Survey Paper/final figures")
#dev.off()

## ---- chunk 16
#Calculating Quantiles

#FUNCTION TO EXTRACT PERCENTILES OF OCCUPIED HABITAT
percentile.func <-function(df){
df <- mutate(df, BTcolumn=round(DO,digits=1),OccCDFcolumn=round(OccCDF_final,digits=2)) 
  
OccPer.5 <-(df[df$OccCDFcolumn=='0.05','BTcolumn']) #not interpolated version 
OccPer.50 <-(df[df$OccCDFcolumn=='0.5','BTcolumn'])
OccPer.95 <-(df[df$OccCDFcolumn=='0.95','BTcolumn'])
not.interpolated <-list(OccPer.5,OccPer.50,OccPer.95)
  #occ.ni <- rapply(not.interpolated, mean)
#interpolated version 
TabSurveyApprox<-approx(df$BTcolumn,df$OccCDFcolumn, n=20000)  
TabSurveyApproxBT<-round(TabSurveyApprox$x,digits=3)        
TabSurveyApproxSurveyOccCDF<-round(TabSurveyApprox$y,digits=3)   
OccTabSurveyAp<-data.frame(cbind(TabSurveyApproxBT,TabSurveyApproxSurveyOccCDF))   
OccPer.5.ap <-(OccTabSurveyAp[OccTabSurveyAp$TabSurveyApproxSurveyOccCDF=='0.05','TabSurveyApproxBT'])  #(INTERPOLATED)
OccPer.50.ap <-(OccTabSurveyAp[OccTabSurveyAp$TabSurveyApproxSurveyOccCDF=='0.5','TabSurveyApproxBT'])
OccPer.95.ap <-(OccTabSurveyAp[OccTabSurveyAp$TabSurveyApproxSurveyOccCDF=='0.95','TabSurveyApproxBT'])
interpolated <-list(OccPer.5.ap,OccPer.50.ap,OccPer.95.ap)
occ.i <-rapply(interpolated, mean)
#out <-list(not.interpolated, occ.i)
occ.i
}
## ---- chunk 17
allcoDO <-bind_rows(co16_1DO,co16_2DO,co17_1DO,co17_2DO) 
allcoDO <-separate(allcoDO, Date,c("Year","m","d"), sep="-", remove=FALSE)
split.percent <-allcoDO %>% split(list(.$Year,.$co))%>% map_dfr(percentile.func) #map it

split.percent
## ---- chunk 18
co16_1SAL <- filter(shi16_e, !is.na(SAL) & SAL > 0 & SAL < 40 & starred=="star") %>% arrange(SAL)%>% mutate(Pres=ifelse(coCatch > 0,1,0))
co16_2SAL <- filter(shi16_l, !is.na(SAL) & SAL > 0 & SAL < 40 & starred=="star") %>% arrange(SAL)%>% mutate(Pres=ifelse(coCatch > 0,1,0))

#AVAILABLE HABITAT: should be for both cohorts!!!
shin16coSAL <-filter(shin16co, !is.na(SAL) & SAL > 0 & SAL < 40 & starred=="star")%>% arrange(SAL)
SurveyCDF = cumsum(shin16coSAL$SAL)
SUMSAL<-sum(shin16coSAL$SAL)
shin16coSAL <- mutate(shin16coSAL, SurveyCDFFinal=SurveyCDF/SUMSAL)  #this is the AVAILABLE HABITAT over ALL YEARS in Shinnecock

#OCCUPIED HABITAT: cohort 1
SAL <- co16_1SAL$SAL
yh=sum(co16_1SAL$coCatch)
ybar_strata=mean(co16_1SAL$coCatch) 
#create and plot CDF for occupied habitat
co16_1SAL <-mutate(co16_1SAL, OccupiedSAL =(coCatch/ybar_strata)*as.numeric(Pres)*SAL)%>% 
  mutate(OccupiedCDF =cumsum(OccupiedSAL))
SUMOccSAL <-sum(co16_1SAL$OccupiedSAL)
co16_1SAL <-mutate(co16_1SAL, OccCDF_final = OccupiedCDF/SUMOccSAL)

#OCCUPIED HABITAT: cohort 2
SAL <- co16_2SAL$SAL
yh=sum(co16_2SAL$coCatch)
ybar_strata=mean(co16_2SAL$coCatch) 
#create and plot CDF for occupied habitat
co16_2SAL <-mutate(co16_2SAL, OccupiedSAL =(coCatch/ybar_strata)*as.numeric(Pres)*SAL)%>% 
  mutate(OccupiedCDF =cumsum(OccupiedSAL))
SUMOccSAL <-sum(co16_2SAL$OccupiedSAL)
co16_2SAL <-mutate(co16_2SAL, OccCDF_final = OccupiedCDF/SUMOccSAL)

#plot occupied, available, both cohorts
a <-  ggplot(shin16coSAL, aes(x=SAL, y=SurveyCDFFinal))
a+geom_line(linetype="dotted")+
  geom_line(aes(x=SAL, y=OccCDF_final), color="#a6bddb", data=co16_1SAL)+
  geom_line(aes(x=SAL, y=OccCDF_final), color="#1c9099", data=co16_2SAL)+
  ylab("CDF")+xlab("Salinity (ppt)")+ggtitle("Shinnecock 2016")+
  theme_classic()
#ggsave("cohortcdfs16_OccvAVSAL.png", path="/Users/tdolan/documents/WF SK PROJ/Survey data/Field Survey Paper/final figures")
#dev.off()

## ---- chunk 19

#TEST STATISTIC: DISTANCE BETWEEN COHORTS
Dist_test<-abs(co16_1SAL$OccCDF_final-co16_2SAL$OccCDF_final)
Test.statistic<-max(Dist_test)
Test.statistic

#BOOTSTRAPPING TEST STATISTIC AND CONFIDENCE INTERVALS
###Bootstrapping occupied CPUE to create new CDFS
DistBoot<-abs(co16_1SAL$OccCDF_final-co16_2SAL$OccCDF_final)#if not defined prior to running loop,
TS.Boot<-max(DistBoot)  
#defining variables
catch1 <-co16_1SAL$coCatch #total catch in that TOW
catch2 <-co16_2SAL$coCatch #total catch in that TOW
ybar1 <-mean(catch1)
ybar2 <-mean(catch2)
Pres1 <-co16_1SAL$Pres #Presence absence for that TOW
Pres2 <-co16_2SAL$Pres
SAL1 <-co16_1SAL$SAL
SAL2 <-co16_2SAL$SAL

# THE BOOT LOOP
set.seed(1234)
results<-c()
boot.store1 <-vector("list",length(10000))
boot.store2 <-vector("list",length(10000))
for(i in 1:10000) {  
  #Cohort 1
  BootSampler1<-sample(catch1, length(catch1),replace=FALSE)  #catch cohort 1
  SALBoot1<-(BootSampler1/ybar1)*(as.numeric(Pres1))*SAL1 
  CDFBoot1<-cumsum(SALBoot1)
  SUMBoot1<-sum(SALBoot1)
  CDFFinalBoot1<-CDFBoot1/SUMBoot1
  boot.store1[[i]]<-CDFFinalBoot1
  #Cohort 2
  BootSampler2<-sample(catch2, length(catch2),replace=FALSE)  #catch cohort 1
  SALBoot2<-(BootSampler2/ybar2)*(as.numeric(Pres2))*SAL2 
  CDFBoot2<-cumsum(SALBoot2)
  SUMBoot2<-sum(SALBoot2)
  CDFFinalBoot2<-CDFBoot2/SUMBoot2
  boot.store2[[i]]<-CDFFinalBoot2
  #Test statistic
  DistBoot<-abs(CDFFinalBoot1-CDFFinalBoot2) #absolute value from bootstrapped and observed
  results[i]<-max(DistBoot) #store them here
  }
summary(results)

#SIGNIFICANCE TEST RESULT
sum(abs(results>abs(Test.statistic))/10000) ## See how many of the values in 'result'are more extreme than the observed value

#EXTRACT BOOTS FOR CI
#Cohort1
b.store1 <- transpose(boot.store1)  
lcis1 <-c()
ucis1 <-c()
meanboot1<-c()
for(i in 1:length(b.store1)) { 
  bvec1 <-unlist(b.store1[i])
  lcis1[i]<-quantile(bvec1,0.025)
  ucis1[i]<-quantile(bvec1,0.975)
  meanboot1[i]<-mean(bvec1)
}
b.store2 <- transpose(boot.store2)  
lcis2 <-c()
ucis2 <-c()
meanboot2<-c()
for(i in 1:length(b.store2)) { 
  bvec2 <-unlist(b.store2[i])
  lcis2[i]<-quantile(bvec2,0.025)
  ucis2[i]<-quantile(bvec2,0.975)
  meanboot2[i]<-mean(bvec2)
}

#plot occupied, available, both cohorts
a <-  ggplot()
 a+geom_line(aes(x=SAL, y=OccCDF_final), color="#a6bddb", data=co16_1SAL)+
   geom_line(aes(x=SAL, y=SurveyCDFFinal),linetype="dotted", data=shin16coSAL)+
  #geom_line(aes(x=SAL,y=meanboot1),linetype=3, color="#748499")+ # bootstrapped mean
  geom_ribbon(aes(x=SAL,ymin=lcis1,ymax=ucis1),fill="#a6bddb",alpha=0.1)+ #bootstrapped CI
  geom_line(aes(x=SAL, y=OccCDF_final), color="#1c9099", data=co16_2SAL)+
  geom_ribbon(aes(x=SAL,ymin=lcis2,ymax=ucis2),fill="#1c9099",alpha=0.1)+ #bootstrapped CI
  #geom_line(aes(x=SAL,y=meanboot2),linetype=3, color="#1c9099")+ # bootstrapped mean
  ylab("CDF")+xlab("Salinity (ppt)")+ggtitle("Shinnecock 2016")+
  theme_classic()
#ggsave("cohortcdfs16_OccvAVSALCI.png", path="/Users/tdolan/documents/WF SK PROJ/Survey data/Field Survey Paper/final figures")
#dev.off()
#save for later

## ---- chunk 20
co17_1SAL <- filter(shi17_e, !is.na(SAL) &  SAL > 0 & SAL < 40 & starred=="star") %>% arrange(SAL)%>% mutate(Pres=ifelse(coCatch > 0,1,0))
co17_2SAL <- filter(shi17_l, !is.na(SAL) & SAL > 0 & SAL < 40 & starred=="star") %>% arrange(SAL)%>% mutate(Pres=ifelse(coCatch > 0,1,0))

#AVAILABLE HABITAT: should be for both cohorts!!!
shin17coSAL <-filter(shin17co, !is.na(SAL)& SAL > 0 & SAL < 40 & starred=="star")%>% arrange(SAL)
SurveyCDF = cumsum(shin17coSAL$SAL)
SUMSAL<-sum(shin17coSAL$SAL)
shin17coSAL <- mutate(shin17coSAL, SurveyCDFFinal=SurveyCDF/SUMSAL)  #this is the AVAILABLE HABITAT over ALL YEARS in Shinnecock

#OCCUPIED HABITAT: cohort 1
SAL <- co17_1SAL$SAL
yh=sum(co17_1SAL$coCatch)
ybar_strata=mean(co17_1SAL$coCatch) 
#create and plot CDF for occupied habitat
co17_1SAL <-mutate(co17_1SAL, OccupiedSAL =(coCatch/ybar_strata)*as.numeric(Pres)*SAL)%>% 
  mutate(OccupiedCDF =cumsum(OccupiedSAL))
SUMOccSAL <-sum(co17_1SAL$OccupiedSAL)
co17_1SAL <-mutate(co17_1SAL, OccCDF_final = OccupiedCDF/SUMOccSAL)

#OCCUPIED HABITAT: cohort 2
SAL <- co17_2SAL$SAL
yh=sum(co17_2SAL$coCatch)
ybar_strata=mean(co17_2SAL$coCatch) 
#create and plot CDF for occupied habitat
co17_2SAL <-mutate(co17_2SAL, OccupiedSAL =(coCatch/ybar_strata)*as.numeric(Pres)*SAL)%>% 
  mutate(OccupiedCDF =cumsum(OccupiedSAL))
SUMOccSAL <-sum(co17_2SAL$OccupiedSAL)
co17_2SAL <-mutate(co17_2SAL, OccCDF_final = OccupiedCDF/SUMOccSAL)

#plot occupied, available, both cohorts
a <-  ggplot(shin17coSAL, aes(x=SAL, y=SurveyCDFFinal))
a+geom_line(linetype="dotted")+
  geom_line(aes(x=SAL, y=OccCDF_final), color="#a6bddb", data=co17_1SAL)+
  geom_line(aes(x=SAL, y=OccCDF_final), color="#1c9099", data=co17_2SAL)+
  ylab("CDF")+xlab("Salinity (ppt)")+ggtitle("Shinnecock 2017")+
  theme_classic()
#ggsave("cohortcdfs17_OccvAVSAL.png", path="/Users/tdolan/documents/WF SK PROJ/Survey data/Field Survey Paper/final figures")
#dev.off()
## ---- chunk 21

#TEST STATISTIC: DISTANCE BETWEEN COHORTS
Dist_test<-abs(co17_1SAL$OccCDF_final-co17_2SAL$OccCDF_final)
Test.statistic<-max(Dist_test)
Test.statistic

#BOOTSTRAPPING TEST STATISTIC AND CONFIDENCE INTERVALS
###Bootstrapping occupied CPUE to create new CDFS
DistBoot<-abs(co17_1SAL$OccCDF_final-co17_2SAL$OccCDF_final)#if not defined prior to running loop,
TS.Boot<-max(DistBoot)  
#defining variables
catch1 <-co17_1SAL$coCatch #total catch in that TOW
catch2 <-co17_2SAL$coCatch #total catch in that TOW
ybar1 <-mean(catch1)
ybar2 <-mean(catch2)
Pres1 <-co17_1SAL$Pres #Presence absence for that TOW
Pres2 <-co17_2SAL$Pres
SAL1 <-co17_1SAL$SAL
SAL2 <-co17_2SAL$SAL

# THE BOOT LOOP
set.seed(1234)
results<-c()
boot.store1 <-vector("list",length(10000))
boot.store2 <-vector("list",length(10000))
for(i in 1:10000) {  
  #Cohort 1
  BootSampler1<-sample(catch1, length(catch1),replace=FALSE)  #catch cohort 1
  SALBoot1<-(BootSampler1/ybar1)*(as.numeric(Pres1))*SAL1 
  CDFBoot1<-cumsum(SALBoot1)
  SUMBoot1<-sum(SALBoot1)
  CDFFinalBoot1<-CDFBoot1/SUMBoot1
  boot.store1[[i]]<-CDFFinalBoot1
  #Cohort 2
  BootSampler2<-sample(catch2, length(catch2),replace=FALSE)  #catch cohort 1
  SALBoot2<-(BootSampler2/ybar2)*(as.numeric(Pres2))*SAL2 
  CDFBoot2<-cumsum(SALBoot2)
  SUMBoot2<-sum(SALBoot2)
  CDFFinalBoot2<-CDFBoot2/SUMBoot2
  boot.store2[[i]]<-CDFFinalBoot2
  #Test statistic
  DistBoot<-abs(CDFFinalBoot1-CDFFinalBoot2) #absolute value from bootstrapped and observed
  results[i]<-max(DistBoot) #store them here
  }
summary(results)

#SIGNIFICANCE TEST RESULT
sum(abs(results>abs(Test.statistic))/10000) ## See how many of the values in 'result'are more extreme than the observed value

#EXTRACT BOOTS FOR CI
#Cohort1
b.store1 <- transpose(boot.store1)  
lcis1 <-c()
ucis1 <-c()
meanboot1<-c()
for(i in 1:length(b.store1)) { 
  bvec1 <-unlist(b.store1[i])
  lcis1[i]<-quantile(bvec1,0.025)
  ucis1[i]<-quantile(bvec1,0.975)
  meanboot1[i]<-mean(bvec1)
}
b.store2 <- transpose(boot.store2)  
lcis2 <-c()
ucis2 <-c()
meanboot2<-c()
for(i in 1:length(b.store2)) { 
  bvec2 <-unlist(b.store2[i])
  lcis2[i]<-quantile(bvec2,0.025)
  ucis2[i]<-quantile(bvec2,0.975)
  meanboot2[i]<-mean(bvec2)
}

#plot occupied, available, both cohorts
a <-  ggplot()
 a+geom_line(aes(x=SAL, y=OccCDF_final), color="#a6bddb", data=co17_1SAL)+
    geom_line(aes(x=SAL, y=SurveyCDFFinal),linetype="dotted", data=shin17coSAL)+
  #geom_line(aes(x=SAL,y=meanboot1),linetype=3, color="#748499")+ # bootstrapped mean
  geom_ribbon(aes(x=SAL,ymin=lcis1,ymax=ucis1),fill="#a6bddb",alpha=0.1)+ #bootstrapped CI
  geom_line(aes(x=SAL, y=OccCDF_final), color="#1c9099", data=co17_2SAL)+
  geom_ribbon(aes(x=SAL,ymin=lcis2,ymax=ucis2),fill="#1c9099",alpha=0.1)+ #bootstrapped CI
  #geom_line(aes(x=SAL,y=meanboot2),linetype=3, color="#1c9099")+ # bootstrapped mean
  ylab("CDF")+xlab("Salinity (ppt)")+ggtitle("Shinnecock 2017")+
  theme_classic()
#ggsave("cohortcdfs17_OccvAVSALCI.png", path="/Users/tdolan/documents/WF SK PROJ/Survey data/Field Survey Paper/final figures")
#dev.off()

## ---- chunk 22
#Calculating Quantiles

#FUNCTION TO EXTRACT PERCENTILES OF OCCUPIED HABITAT
percentile.func <-function(df){
df <- mutate(df, BTcolumn=round(SAL,digits=1),OccCDFcolumn=round(OccCDF_final,digits=2)) 
  
OccPer.5 <-(df[df$OccCDFcolumn=='0.05','BTcolumn']) #not interpolated version 
OccPer.50 <-(df[df$OccCDFcolumn=='0.5','BTcolumn'])
OccPer.95 <-(df[df$OccCDFcolumn=='0.95','BTcolumn'])
not.interpolated <-list(OccPer.5,OccPer.50,OccPer.95)
  #occ.ni <- rapply(not.interpolated, mean)
#interpolated version 
TabSurveyApprox<-approx(df$BTcolumn,df$OccCDFcolumn, n=20000)  
TabSurveyApproxBT<-round(TabSurveyApprox$x,digits=3)        
TabSurveyApproxSurveyOccCDF<-round(TabSurveyApprox$y,digits=3)   
OccTabSurveyAp<-data.frame(cbind(TabSurveyApproxBT,TabSurveyApproxSurveyOccCDF))   
OccPer.5.ap <-(OccTabSurveyAp[OccTabSurveyAp$TabSurveyApproxSurveyOccCDF=='0.05','TabSurveyApproxBT'])  #(INTERPOLATED)
OccPer.50.ap <-(OccTabSurveyAp[OccTabSurveyAp$TabSurveyApproxSurveyOccCDF=='0.5','TabSurveyApproxBT'])
OccPer.95.ap <-(OccTabSurveyAp[OccTabSurveyAp$TabSurveyApproxSurveyOccCDF=='0.95','TabSurveyApproxBT'])
interpolated <-list(OccPer.5.ap,OccPer.50.ap,OccPer.95.ap)
occ.i <-rapply(interpolated, mean)
#out <-list(not.interpolated, occ.i)
occ.i
}
## ---- chunk 23
allcoSAL <-bind_rows(co16_1SAL,co16_2SAL,co17_1SAL,co17_2SAL) 
allcoSAL <-separate(allcoSAL, Date,c("Year","m","d"), sep="-", remove=FALSE)
split.percent <-allcoSAL %>% split(list(.$Year,.$co))%>% map_dfr(percentile.func) #map it

split.percent
## ---- chunk 24
co16_1Depth <- filter(shi16_e, !is.na(Depth) & starred=="star") %>% arrange(Depth)%>% mutate(Pres=ifelse(coCatch > 0,1,0))
co16_2Depth <- filter(shi16_l, !is.na(Depth) & starred=="star") %>% arrange(Depth)%>% mutate(Pres=ifelse(coCatch > 0,1,0))

#AVAILABLE HABITAT: should be for both cohorts!!!
shin16coDepth <-filter(shin16co, !is.na(Depth) & starred=="star")%>% arrange(Depth)
SurveyCDF = cumsum(shin16coDepth$Depth)
SUMDepth<-sum(shin16coDepth$Depth)
shin16coDepth <- mutate(shin16coDepth, SurveyCDFFinal=SurveyCDF/SUMDepth)  #this is the AVAILABLE HABITAT over ALL YEARS in Shinnecock

#OCCUPIED HABITAT: cohort 1
Depth <- co16_1Depth$Depth
yh=sum(co16_1Depth$coCatch)
ybar_strata=mean(co16_1Depth$coCatch) 
#create and plot CDF for occupied habitat
co16_1Depth <-mutate(co16_1Depth, OccupiedDepth =(coCatch/ybar_strata)*as.numeric(Pres)*Depth)%>% 
  mutate(OccupiedCDF =cumsum(OccupiedDepth))
SUMOccDepth <-sum(co16_1Depth$OccupiedDepth)
co16_1Depth <-mutate(co16_1Depth, OccCDF_final = OccupiedCDF/SUMOccDepth)

#OCCUPIED HABITAT: cohort 2
Depth <- co16_2Depth$Depth
yh=sum(co16_2Depth$coCatch)
ybar_strata=mean(co16_2Depth$coCatch) 
#create and plot CDF for occupied habitat
co16_2Depth <-mutate(co16_2Depth, OccupiedDepth =(coCatch/ybar_strata)*as.numeric(Pres)*Depth)%>% 
  mutate(OccupiedCDF =cumsum(OccupiedDepth))
SUMOccDepth <-sum(co16_2Depth$OccupiedDepth)
co16_2Depth <-mutate(co16_2Depth, OccCDF_final = OccupiedCDF/SUMOccDepth)

#plot occupied, available, both cohorts
a <-  ggplot(shin16coDepth, aes(x=Depth, y=SurveyCDFFinal))
a+geom_line(linetype="dotted")+
  geom_line(aes(x=Depth, y=OccCDF_final), color="#a6bddb", data=co16_1Depth)+
  geom_line(aes(x=Depth, y=OccCDF_final), color="#1c9099", data=co16_2Depth)+
  ylab("CDF")+xlab("Depth (m)")+ggtitle("Shinnecock 2016")+
  theme_classic()
#ggsave("cohortcdfs16_OccvAVDepth.png", path="/Users/tdolan/documents/WF SK PROJ/Survey data/Field Survey Paper/final figures")
#dev.off()

## ---- chunk 25

#TEST STATISTIC: DISTANCE BETWEEN COHORTS
Dist_test<-abs(co16_1Depth$OccCDF_final-co16_2Depth$OccCDF_final)
Test.statistic<-max(Dist_test)
Test.statistic

#BOOTSTRAPPING TEST STATISTIC AND CONFIDENCE INTERVALS
###Bootstrapping occupied CPUE to create new CDFS
DistBoot<-abs(co16_1Depth$OccCDF_final-co16_2Depth$OccCDF_final)#if not defined prior to running loop,
TS.Boot<-max(DistBoot)  
#defining variables
catch1 <-co16_1Depth$coCatch #total catch in that TOW
catch2 <-co16_2Depth$coCatch #total catch in that TOW
ybar1 <-mean(catch1)
ybar2 <-mean(catch2)
Pres1 <-co16_1Depth$Pres #Presence absence for that TOW
Pres2 <-co16_2Depth$Pres
Depth1 <-co16_1Depth$Depth
Depth2 <-co16_2Depth$Depth

# THE BOOT LOOP
set.seed(1234)
results<-c()
boot.store1 <-vector("list",length(10000))
boot.store2 <-vector("list",length(10000))
for(i in 1:10000) {  
  #Cohort 1
  BootSampler1<-sample(catch1, length(catch1),replace=FALSE)  #catch cohort 1
  DepthBoot1<-(BootSampler1/ybar1)*(as.numeric(Pres1))*Depth1 
  CDFBoot1<-cumsum(DepthBoot1)
  SUMBoot1<-sum(DepthBoot1)
  CDFFinalBoot1<-CDFBoot1/SUMBoot1
  boot.store1[[i]]<-CDFFinalBoot1
  #Cohort 2
  BootSampler2<-sample(catch2, length(catch2),replace=FALSE)  #catch cohort 1
  DepthBoot2<-(BootSampler2/ybar2)*(as.numeric(Pres2))*Depth2 
  CDFBoot2<-cumsum(DepthBoot2)
  SUMBoot2<-sum(DepthBoot2)
  CDFFinalBoot2<-CDFBoot2/SUMBoot2
  boot.store2[[i]]<-CDFFinalBoot2
  #Test statistic
  DistBoot<-abs(CDFFinalBoot1-CDFFinalBoot2) #absolute value from bootstrapped and observed
  results[i]<-max(DistBoot) #store them here
  }
summary(results)

#SIGNIFICANCE TEST RESULT
sum(abs(results>abs(Test.statistic))/10000) ## See how many of the values in 'result'are more extreme than the observed value

#EXTRACT BOOTS FOR CI
#Cohort1
b.store1 <- transpose(boot.store1)  
lcis1 <-c()
ucis1 <-c()
meanboot1<-c()
for(i in 1:length(b.store1)) { 
  bvec1 <-unlist(b.store1[i])
  lcis1[i]<-quantile(bvec1,0.025)
  ucis1[i]<-quantile(bvec1,0.975)
  meanboot1[i]<-mean(bvec1)
}
b.store2 <- transpose(boot.store2)  
lcis2 <-c()
ucis2 <-c()
meanboot2<-c()
for(i in 1:length(b.store2)) { 
  bvec2 <-unlist(b.store2[i])
  lcis2[i]<-quantile(bvec2,0.025)
  ucis2[i]<-quantile(bvec2,0.975)
  meanboot2[i]<-mean(bvec2)
}

#plot occupied, available, both cohorts
a <-  ggplot()
 a+geom_line(aes(x=Depth, y=OccCDF_final), color="#a6bddb", data=co16_1Depth)+
   geom_line(aes(x=Depth, y=SurveyCDFFinal),linetype="dotted", data=shin16coDepth)+
  #geom_line(aes(x=Depth,y=meanboot1),linetype=3, color="#748499")+ # bootstrapped mean
  geom_ribbon(aes(x=Depth,ymin=lcis1,ymax=ucis1),fill="#a6bddb",alpha=0.1)+ #bootstrapped CI
  geom_line(aes(x=Depth, y=OccCDF_final), color="#1c9099", data=co16_2Depth)+
  geom_ribbon(aes(x=Depth,ymin=lcis2,ymax=ucis2),fill="#1c9099",alpha=0.1)+ #bootstrapped CI
  #geom_line(aes(x=Depth,y=meanboot2),linetype=3, color="#1c9099")+ # bootstrapped mean
  ylab("CDF")+xlab("Depth (m)")+ggtitle("Shinnecock 2016")+
  theme_classic()
#ggsave("cohortcdfs16_OccvAVDepthCI.png", path="/Users/tdolan/documents/WF SK PROJ/Survey data/Field Survey Paper/final figures")
#dev.off()
#save for later

## ---- chunk 26
co17_1Depth <- filter(shi17_e, !is.na(Depth) & starred=="star") %>% arrange(Depth)%>% mutate(Pres=ifelse(coCatch > 0,1,0))
co17_2Depth <- filter(shi17_l, !is.na(Depth) & starred=="star") %>% arrange(Depth)%>% mutate(Pres=ifelse(coCatch > 0,1,0))

#AVAILABLE HABITAT: should be for both cohorts!!!
shin17coDepth <-filter(shin17co, !is.na(Depth)& starred=="star")%>% arrange(Depth)
SurveyCDF = cumsum(shin17coDepth$Depth)
SUMDepth<-sum(shin17coDepth$Depth)
shin17coDepth <- mutate(shin17coDepth, SurveyCDFFinal=SurveyCDF/SUMDepth)  #this is the AVAILABLE HABITAT over ALL YEARS in Shinnecock

#OCCUPIED HABITAT: cohort 1
Depth <- co17_1Depth$Depth
yh=sum(co17_1Depth$coCatch)
ybar_strata=mean(co17_1Depth$coCatch) 
#create and plot CDF for occupied habitat
co17_1Depth <-mutate(co17_1Depth, OccupiedDepth =(coCatch/ybar_strata)*as.numeric(Pres)*Depth)%>% 
  mutate(OccupiedCDF =cumsum(OccupiedDepth))
SUMOccDepth <-sum(co17_1Depth$OccupiedDepth)
co17_1Depth <-mutate(co17_1Depth, OccCDF_final = OccupiedCDF/SUMOccDepth)

#OCCUPIED HABITAT: cohort 2
Depth <- co17_2Depth$Depth
yh=sum(co17_2Depth$coCatch)
ybar_strata=mean(co17_2Depth$coCatch) 
#create and plot CDF for occupied habitat
co17_2Depth <-mutate(co17_2Depth, OccupiedDepth =(coCatch/ybar_strata)*as.numeric(Pres)*Depth)%>% 
  mutate(OccupiedCDF =cumsum(OccupiedDepth))
SUMOccDepth <-sum(co17_2Depth$OccupiedDepth)
co17_2Depth <-mutate(co17_2Depth, OccCDF_final = OccupiedCDF/SUMOccDepth)

#plot occupied, available, both cohorts
a <-  ggplot(shin17coDepth, aes(x=Depth, y=SurveyCDFFinal))
a+geom_line(linetype="dotted")+
  geom_line(aes(x=Depth, y=OccCDF_final), color="#a6bddb", data=co17_1Depth)+
  geom_line(aes(x=Depth, y=OccCDF_final), color="#1c9099", data=co17_2Depth)+
  ylab("CDF")+xlab("Depth (m)")+ggtitle("Shinnecock 2017")+
  theme_classic()
#ggsave("cohortcdfs17_OccvAVDepth.png", path="/Users/tdolan/documents/WF SK PROJ/Survey data/Field Survey Paper/final figures")
#dev.off()
## ---- chunk 27

#TEST STATISTIC: DISTANCE BETWEEN COHORTS
Dist_test<-abs(co17_1Depth$OccCDF_final-co17_2Depth$OccCDF_final)
Test.statistic<-max(Dist_test)
Test.statistic

#BOOTSTRAPPING TEST STATISTIC AND CONFIDENCE INTERVALS
###Bootstrapping occupied CPUE to create new CDFS
DistBoot<-abs(co17_1Depth$OccCDF_final-co17_2Depth$OccCDF_final)#if not defined prior to running loop,
TS.Boot<-max(DistBoot)  
#defining variables
catch1 <-co17_1Depth$coCatch #total catch in that TOW
catch2 <-co17_2Depth$coCatch #total catch in that TOW
ybar1 <-mean(catch1)
ybar2 <-mean(catch2)
Pres1 <-co17_1Depth$Pres #Presence absence for that TOW
Pres2 <-co17_2Depth$Pres
Depth1 <-co17_1Depth$Depth
Depth2 <-co17_2Depth$Depth

# THE BOOT LOOP
set.seed(1234)
results<-c()
boot.store1 <-vector("list",length(10000))
boot.store2 <-vector("list",length(10000))
for(i in 1:10000) {  
  #Cohort 1
  BootSampler1<-sample(catch1, length(catch1),replace=FALSE)  #catch cohort 1
  DepthBoot1<-(BootSampler1/ybar1)*(as.numeric(Pres1))*Depth1 
  CDFBoot1<-cumsum(DepthBoot1)
  SUMBoot1<-sum(DepthBoot1)
  CDFFinalBoot1<-CDFBoot1/SUMBoot1
  boot.store1[[i]]<-CDFFinalBoot1
  #Cohort 2
  BootSampler2<-sample(catch2, length(catch2),replace=FALSE)  #catch cohort 1
  DepthBoot2<-(BootSampler2/ybar2)*(as.numeric(Pres2))*Depth2 
  CDFBoot2<-cumsum(DepthBoot2)
  SUMBoot2<-sum(DepthBoot2)
  CDFFinalBoot2<-CDFBoot2/SUMBoot2
  boot.store2[[i]]<-CDFFinalBoot2
  #Test statistic
  DistBoot<-abs(CDFFinalBoot1-CDFFinalBoot2) #absolute value from bootstrapped and observed
  results[i]<-max(DistBoot) #store them here
  }
summary(results)

#SIGNIFICANCE TEST RESULT
sum(abs(results>abs(Test.statistic))/10000) ## See how many of the values in 'result'are more extreme than the observed value

#EXTRACT BOOTS FOR CI
#Cohort1
b.store1 <- transpose(boot.store1)  
lcis1 <-c()
ucis1 <-c()
meanboot1<-c()
for(i in 1:length(b.store1)) { 
  bvec1 <-unlist(b.store1[i])
  lcis1[i]<-quantile(bvec1,0.025)
  ucis1[i]<-quantile(bvec1,0.975)
  meanboot1[i]<-mean(bvec1)
}
b.store2 <- transpose(boot.store2)  
lcis2 <-c()
ucis2 <-c()
meanboot2<-c()
for(i in 1:length(b.store2)) { 
  bvec2 <-unlist(b.store2[i])
  lcis2[i]<-quantile(bvec2,0.025)
  ucis2[i]<-quantile(bvec2,0.975)
  meanboot2[i]<-mean(bvec2)
}

#plot occupied, available, both cohorts
a <-  ggplot()
 a+geom_line(aes(x=Depth, y=OccCDF_final), color="#a6bddb", data=co17_1Depth)+
    geom_line(aes(x=Depth, y=SurveyCDFFinal),linetype="dotted", data=shin17coDepth)+
  #geom_line(aes(x=Depth,y=meanboot1),linetype=3, color="#748499")+ # bootstrapped mean
  geom_ribbon(aes(x=Depth,ymin=lcis1,ymax=ucis1),fill="#a6bddb",alpha=0.1)+ #bootstrapped CI
  geom_line(aes(x=Depth, y=OccCDF_final), color="#1c9099", data=co17_2Depth)+
  geom_ribbon(aes(x=Depth,ymin=lcis2,ymax=ucis2),fill="#1c9099",alpha=0.1)+ #bootstrapped CI
  #geom_line(aes(x=Depth,y=meanboot2),linetype=3, color="#1c9099")+ # bootstrapped mean
  ylab("CDF")+xlab("Depth (m)")+ggtitle("Shinnecock 2017")+
  theme_classic()
#ggsave("cohortcdfs17_OccvAVDepthCI.png", path="/Users/tdolan/documents/WF SK PROJ/Survey data/Field Survey Paper/final figures")
#dev.off()
